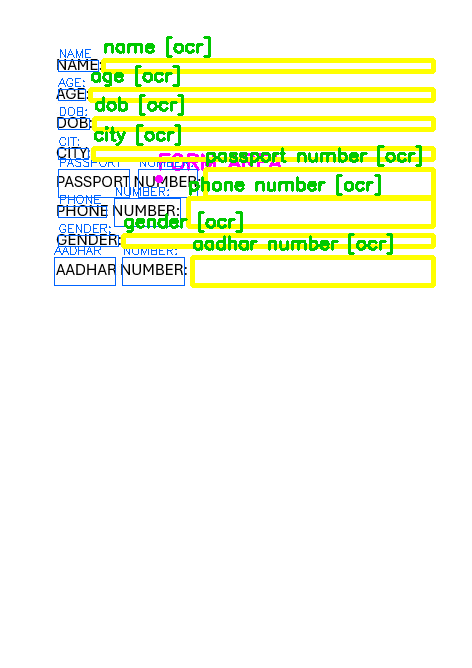
#> input picture output/debug_overlay.png, 472 x 668 px
$ python debug_form.py output/debug_overlay.png output/debug_overlay.png
#> lines starting #> are read from the running program, lines starting #| are printed output that depends on the picture; after the words box and inside, x2 and y2 are one past the last pixel; in counts of white or black regions, pixels touching at a corner belong together
#> in main, img is the input picture: shape (668, 472, 3); mean B, G, R 229.2, 250.4, 245.2
### modules/form_scanner.py
"""
Form scanner module.

Strategy:
  1. Preprocess the image (grayscale, deskew, denoise, threshold).
  2. Run Tesseract with bounding boxes to detect label text ("name:", "age:", etc.).
  3. For each detected label, the blank space is to the RIGHT of it on the same line.
  4. If OCR confidence is low or labels are missing, fall back to a template JSON
     that maps known labels -> (x_mm, y_mm, width_mm) coordinates.
  5. Convert all pixel coords to millimetres on the paper.
"""

import json
import re
from pathlib import Path

import cv2
import numpy as np

try:
    import pytesseract
    HAVE_TESSERACT = True
except ImportError:
    HAVE_TESSERACT = False

from .config import OCRConfig, get_field_type


# Labels we care about (lowercased, ":" stripped).
KNOWN_LABELS = {
    # Personal
    "name", "first name", "last name", "father's name", "mother's name",
    "age", "gender", "date", "dob", "date of birth",
    # Location
    "place", "city", "state", "country", "address", "pin code", "zip code",
    "postal code",
    # Contact
    "phone no", "phone number", "mobile", "mobile number", "email",
    # Identity / IDs
    "aadhar number", "aadhaar number", "aadhar", "aadhaar",
    "passport number", "passport",
    "pan number", "pan",
    "voter id", "license number", "driving license",
    # Education / work
    "occupation", "qualification", "company", "designation",
}

# Minimum OCR confidence to trust a detected label.
# Lower means more permissive (catches short labels like "DOB" but may
# also pick up garbage). 40 is a good balance for printed forms.
MIN_LABEL_CONFIDENCE = 40


def preprocess(img_bgr: np.ndarray) -> np.ndarray:
    """
    Grayscale + lighting normalization + adaptive threshold.

    Tuned to be robust on:
    - Clean digital scans (works as before)
    - Camera photos of paper with uneven lighting / shadows
    - Slightly out-of-focus shots
    - Lighter or darker pen strokes
    """
    gray = cv2.cvtColor(img_bgr, cv2.COLOR_BGR2GRAY)
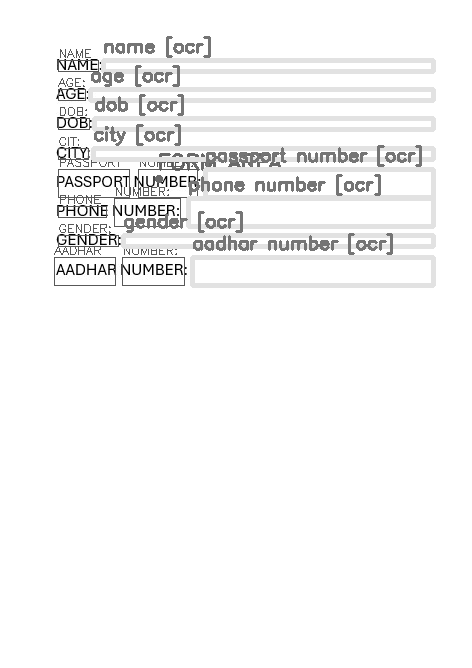
#> gray: shape (668, 472); min 0, max 255, mean 246.4

    # Lighting normalization: divide by a heavy blur to flatten shadows.
    # Crucial for camera photos where one corner is darker than another.
    blur = cv2.GaussianBlur(gray, (51, 51), 0)
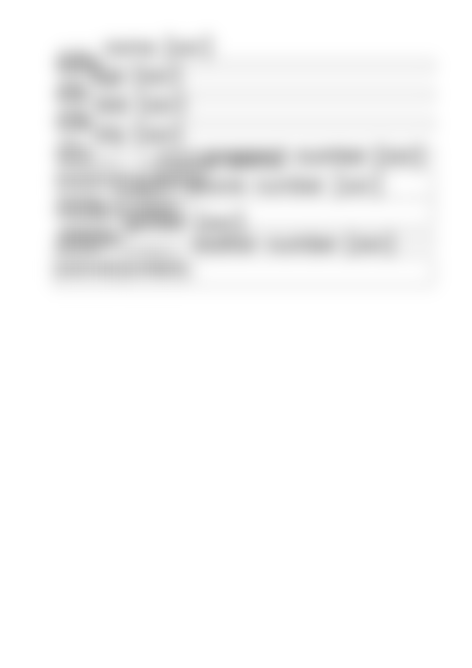
#> blur: shape (668, 472); min 177, max 255, mean 246.4
    # Avoid divide-by-zero
    blur = np.where(blur == 0, 1, blur)
    normalized = np.clip((gray.astype(np.float32) / blur) * 128, 0, 255).astype(np.uint8)
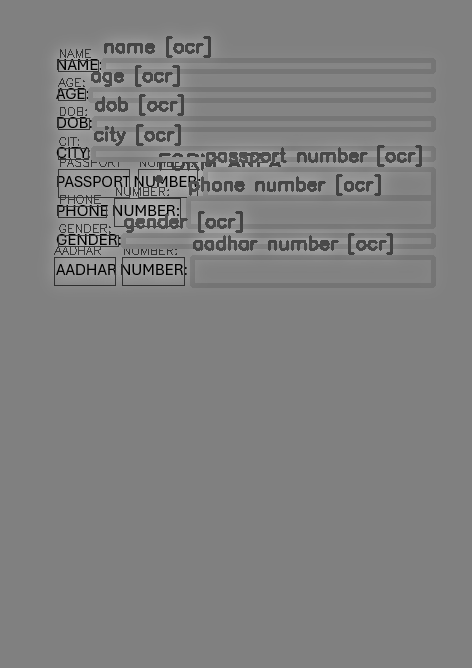
#> normalized: shape (668, 472); min 0, max 183, mean 127.8

    # Bilateral filter: denoise but preserve edges (text strokes, lines)
    smoothed = cv2.bilateralFilter(normalized, d=7, sigmaColor=50, sigmaSpace=50)

    # Otsu threshold gives a clean binary; works well on the normalized image
    _, binary = cv2.threshold(smoothed, 0, 255,
                              cv2.THRESH_BINARY + cv2.THRESH_OTSU)
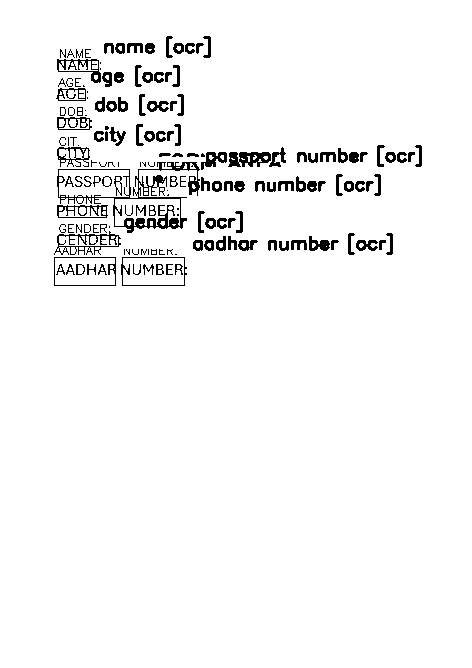
#> binary: shape (668, 472); 96% white; 162 black regions (34 under 20 px), largest, box (x1, y1, x2, y2) and area: (57, 162, 200, 233) 1829, (54, 231, 121, 255) 458, (228, 152, 271, 167) 444

    # Drop tiny specks
    kernel = cv2.getStructuringElement(cv2.MORPH_RECT, (2, 2))
    cleaned = cv2.morphologyEx(binary, cv2.MORPH_OPEN, kernel)
#> cleaned: shape (668, 472); 95.8% white; 87 black regions (11 under 20 px), largest, box (x1, y1, x2, y2) and area: (58, 153, 228, 234) 2712, (55, 225, 122, 256) 659, (229, 148, 287, 168) 627
    return cleaned


# [17 lines left out: function deskew, not called in this run]


# OCR commonly misreads short labels. Map common misreads to the canonical label.
# Add to this map as you encounter new misreads in your real-world forms.
OCR_ALIASES = {
    "0ob": "dob",
    "d0b": "dob",
    "ddb": "dob",
    "do8": "dob",
    "dos": "dob",
    "doa": "dob",
    "dob,": "dob",
    "n4me": "name",
    "nane": "name",
    "narne": "name",
    "agc": "age",
    "agt": "age",
    "ace": "age",        # AGE often misread as ACE on photos
    "c1ty": "city",
    "ctty": "city",
    "cit": "city",       # CITY often gets cut to CIT:
    "cilty": "city",
    "phon3": "phone",
    "gendcr": "gender",
    "gende": "gender",
    "render": "gender",
    "aadhaar": "aadhar",
    "aadhar:": "aadhar",
}


# [8 lines left out: function normalize_label, not called in this run]


def detect_horizontal_lines(img_bgr: np.ndarray, ocr_cfg: OCRConfig) -> list:
    """
    Find horizontal lines (form blanks/underlines) in the image.

    Returns a list of (x1, y, x2) tuples in pixel coordinates.

    A real form blank line is THIN (≤1mm tall) and LONG (≥30mm).
    Bold label text rows can look like horizontal bars after morphology,
    so this function uses two strict tests:
      1. The component must have a very high width-to-height ratio (≥30:1)
      2. The component must be thinner than typical text (≤1mm)
    These together reliably reject text rows while keeping real underscores.
    """
    gray = cv2.cvtColor(img_bgr, cv2.COLOR_BGR2GRAY)

    # Lighting normalization (matches preprocess())
    blur = cv2.GaussianBlur(gray, (51, 51), 0)
    blur = np.where(blur == 0, 1, blur)
    normalized = np.clip((gray.astype(np.float32) / blur) * 128, 0, 255).astype(np.uint8)

    _, binary = cv2.threshold(normalized, 0, 255,
                              cv2.THRESH_BINARY_INV + cv2.THRESH_OTSU)

    # Suppress text by removing tall vertical strokes first.
    # Most letters have vertical strokes ≥2mm tall; we erode those away.
    text_height_px = max(2, int(ocr_cfg.px_per_mm * 1.5))
    vert_kernel = cv2.getStructuringElement(cv2.MORPH_RECT, (1, text_height_px))
    text_suppressed = cv2.morphologyEx(binary, cv2.MORPH_OPEN, vert_kernel)
    # text_suppressed still contains tall things — but we want to KEEP horizontal
    # thin lines, so subtract this from the original to remove text:
    text_only = cv2.dilate(text_suppressed, np.ones((3,3), np.uint8))
    lines_only = cv2.subtract(binary, text_only)

    # Now keep only long horizontal runs in lines_only.
    # Real form underlines are at least 30mm long.
    min_line_width_px = int(30 * ocr_cfg.px_per_mm)
    horiz_kernel = cv2.getStructuringElement(cv2.MORPH_RECT, (min_line_width_px, 1))
    horizontal = cv2.morphologyEx(lines_only, cv2.MORPH_OPEN, horiz_kernel)

    num_labels, labels, stats, _ = cv2.connectedComponentsWithStats(
        horizontal, connectivity=8)

    lines = []
    max_line_thickness_px = max(2, int(ocr_cfg.px_per_mm * 1.0))   # ≤1 mm
    for i in range(1, num_labels):
        x, y, w, h, area = stats[i]
        # Strict thickness test: real underlines are very thin
        if h > max_line_thickness_px:
            continue
        if w < min_line_width_px:
            continue
        # Strict aspect ratio: real lines are at least 30× wider than tall
        if w < h * 30:
            continue
        lines.append((int(x), int(y + h / 2), int(x + w)))

    lines.sort(key=lambda L: L[1])
    return lines


# [335 lines left out: functions find_line_for_label, detect_fields_ocr, detect_fields_ocr_px, load_template, merge_fields, not called in this run]


def find_form_bounding_box(img_bgr: np.ndarray) -> tuple:
    """
    Find the bounding box that contains all the form content (text + lines).

    Returns (left, top, right, bottom) in pixel coordinates, defining
    the area of the image that contains actual form content. This works
    regardless of whether the image is a screenshot, photo, or scan,
    or whether the surrounding margins are different sizes.
    """
    gray = cv2.cvtColor(img_bgr, cv2.COLOR_BGR2GRAY)
    blur = cv2.GaussianBlur(gray, (51, 51), 0)
    blur = np.where(blur == 0, 1, blur)
    normalized = np.clip((gray.astype(np.float32) / blur) * 128, 0, 255).astype(np.uint8)
    _, binary = cv2.threshold(normalized, 0, 255,
                              cv2.THRESH_BINARY_INV + cv2.THRESH_OTSU)
#> binary: shape (668, 472); 4% white; 165 white regions (37 under 20 px), largest, box (x1, y1, x2, y2) and area: (57, 162, 200, 233) 1858, (54, 231, 121, 255) 483, (228, 152, 271, 167) 444

    # Drop tiny specks (noise)
    kernel = cv2.getStructuringElement(cv2.MORPH_RECT, (3, 3))
    cleaned = cv2.morphologyEx(binary, cv2.MORPH_OPEN, kernel)
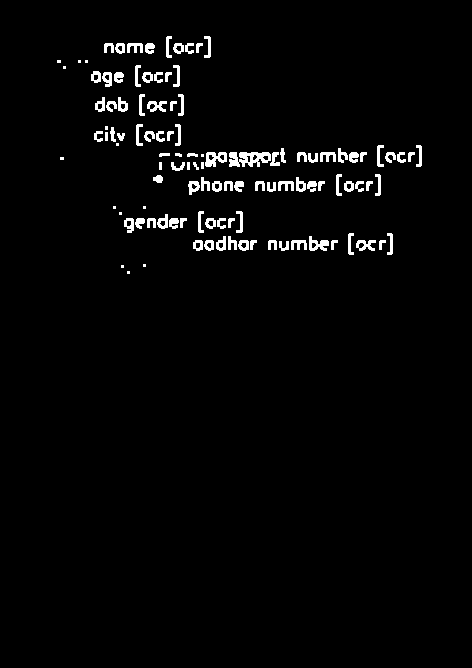
#> cleaned: shape (668, 472); 2.4% white; 113 white regions (14 under 20 px), largest, box (x1, y1, x2, y2) and area: (229, 152, 271, 167) 433, (205, 152, 227, 167) 210, (309, 236, 329, 251) 171

    coords = cv2.findNonZero(cleaned)
#> coords = contour of 7724 points, box (x1, y1, x2, y2) (57, 36, 422, 274), area 13490
    if coords is None:
        h, w = img_bgr.shape[:2]
        return (0, 0, w, h)
    x, y, w, h = cv2.boundingRect(coords)
#> x = 57; y = 36; w = 365; h = 238
    return (x, y, x + w, y + h)


# [96 lines left out: function scan_form, not called in this run]

### modules/config.py
"""
Central configuration. Tweak these to match your physical setup.
All dimensions in millimetres unless noted.
"""

from dataclasses import dataclass


@dataclass
class PaperConfig:
    # A4 portrait by default
    width_mm: float = 210.0
    height_mm: float = 297.0
    # Origin offset: where (0,0) of paper sits in the robot's base frame.
    # Calibrate this by jogging the arm to the top-left corner of the paper.
    origin_x_mm: float = 0.0
    origin_y_mm: float = 0.0
    # Paper Z height in robot frame (the surface where the pen tip lands).
    surface_z_mm: float = 0.0


@dataclass
class PenConfig:
    # Z lift above paper for travel moves (pen up)
    travel_z_mm: float = 5.0
    # Z dip below the surface for firm contact (set 0 if your pen is spring-loaded)
    write_z_mm: float = 0.0
    # Feedrates (mm/min)
    travel_feed: float = 3000.0   # G0 / fast moves with pen up
    write_feed: float = 1500.0    # G1 / writing moves with pen down
    z_feed: float = 1000.0        # pen up/down moves
    # Glyph stroke spacing
    char_spacing_mm: float = 1.5  # gap between characters
    line_spacing_mm: float = 8.0  # gap between lines if text wraps


@dataclass
class OCRConfig:
    # Pixel-to-mm scale for the form image. If unknown, set via DPI.
    # 200 DPI -> 1 mm = 200/25.4 ≈ 7.874 px
    dpi: float = 200.0

    @property
    def px_per_mm(self) -> float:
        return self.dpi / 25.4

    def px_to_mm(self, px: float) -> float:
        return px / self.px_per_mm


# Field labels -> expected input type (used by STT for constrained recognition)
FIELD_TYPE_HINTS = {
    # Personal
    "name": "text",
    "first name": "text",
    "last name": "text",
    "father's name": "text",
    "mother's name": "text",
    "age": "digits",
    "gender": "choice:male,female,other",
    "date": "date",
    "dob": "date",
    "date of birth": "date",
    # Location
    "place": "text",
    "city": "text",
    "state": "text",
    "country": "text",
    "address": "text",
    "pin code": "digits",
    "zip code": "digits",
    "postal code": "digits",
    # Contact
    "phone no": "digits",
    "phone number": "digits",
    "mobile": "digits",
    "mobile number": "digits",
    "email": "email",
    # Identity / IDs (all numeric)
    "aadhar number": "digits",
    "aadhaar number": "digits",
    "aadhar": "digits",
    "aadhaar": "digits",
    "passport number": "text",        # alphanumeric
    "passport": "text",
    "pan number": "text",             # alphanumeric (e.g. ABCDE1234F)
    "pan": "text",
    "voter id": "text",
    "license number": "text",
    "driving license": "text",
    # Education / work
    "occupation": "text",
    "qualification": "text",
    "company": "text",
    "designation": "text",
}


def get_field_type(label: str) -> str:
    return FIELD_TYPE_HINTS.get(label.strip().lower(), "text")

### debug_form.py
"""
Diagnostic tool — overlays detected fields on the input image so you can
SEE exactly what OCR + line detection found, without running the full
voice/G-code pipeline.

Usage:
    python debug_form.py inputs/your_photo.jpg

Produces output/debug_overlay.png showing:
- Green boxes around detected labels (with the label text)
- Red horizontal lines where the line detector saw blanks
- Yellow boxes showing where the system will write each answer
"""

import sys
from pathlib import Path

import cv2
import numpy as np

sys.path.insert(0, str(Path(__file__).resolve().parent))

from modules.form_scanner import (
    detect_horizontal_lines, detect_fields_ocr_px,
    scan_form, preprocess, find_form_bounding_box
)
from modules.config import OCRConfig

import pytesseract


def main(image_path: str, template_path: str = "templates/standard_form.json"):
    img = cv2.imread(image_path)
    if img is None:
        print(f"ERROR: Could not load image {image_path}")
        sys.exit(1)

    cfg = OCRConfig()
    overlay = img.copy()

    # 1. Show the preprocessed binary
    pre = preprocess(img)
    Path("output").mkdir(exist_ok=True)
    cv2.imwrite("output/debug_preprocessed.png", pre)
    print(f"  Preprocessed binary -> output/debug_preprocessed.png")

    # 1.5 Show the form bounding box in MAGENTA
    fbb = find_form_bounding_box(img)
#> fbb = (57, 36, 422, 274)
    cv2.rectangle(overlay, (fbb[0], fbb[1]), (fbb[2], fbb[3]), (255, 0, 255), 4)
    cv2.putText(overlay, "FORM AREA",
                (fbb[0], max(0, fbb[1] - 8)),
                cv2.FONT_HERSHEY_SIMPLEX, 0.7, (255, 0, 255), 2)
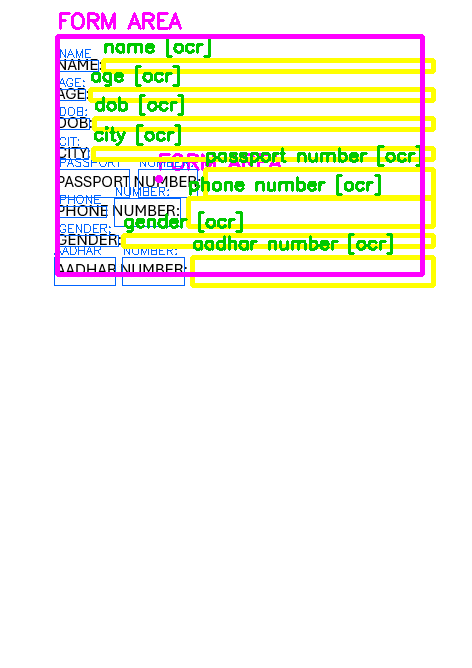
#> overlay: shape (668, 472, 3); mean B, G, R 229.7, 245, 245.6
    print(f"  Form bounding box: ({fbb[0]}, {fbb[1]}) to ({fbb[2]}, {fbb[3]})")
#|   Form bounding box: (57, 36) to (422, 274)

    # 2. Draw all detected horizontal lines in RED
    lines = detect_horizontal_lines(img, cfg)
#> in detect_horizontal_lines, `text_suppressed = cv2.morphologyEx(binary, cv2.MORPH_OPEN, vert_kernel)`: text_suppressed: shape (668, 472); 1.2% white in thin lines or dots, all inside (x1, y1, x2, y2) = (54, 36, 422, 286)
#> in detect_horizontal_lines, `text_only = cv2.dilate(text_suppressed, np.ones((3,3), np.uint8))`: text_only: shape (668, 472); 2.9% white; 146 white regions, largest, box (x1, y1, x2, y2) and area: (222, 234, 232, 252) 172, (125, 168, 131, 200) 135, (134, 168, 140, 200) 135
#> in detect_horizontal_lines, `lines_only = cv2.subtract(binary, text_only)`:
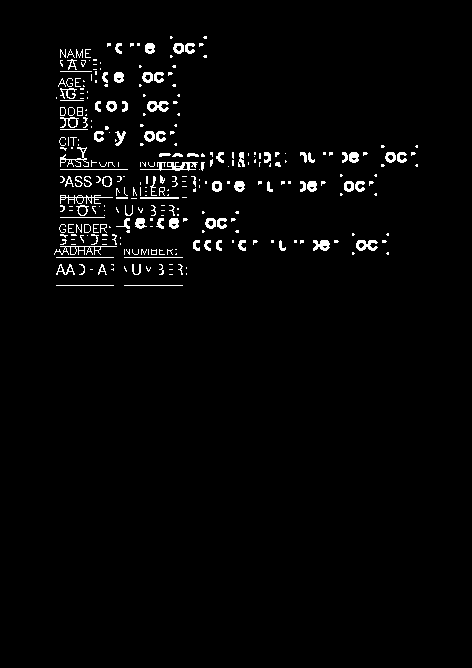
#> lines_only: shape (668, 472); 2.3% white in thin lines or dots, all inside (x1, y1, x2, y2) = (54, 36, 418, 286)
#> in detect_horizontal_lines, `horizontal = cv2.morphologyEx(lines_only, cv2.MORPH_OPEN, horiz_kernel)`: horizontal: shape (668, 472); every value is 0
#> in detect_horizontal_lines, `num_labels, labels, stats, _ = cv2.connectedComponentsWithStats( horiz..`: labels: shape (668, 472) int32; every value is 0
#> in detect_horizontal_lines, `num_labels, labels, stats, _ = cv2.connectedComponentsWithStats( horiz..`: num_labels = 1; stats = [[0, 0, 472, 668, 315296]]
#> after the loop in detect_horizontal_lines, `for i in range(1, num_labels):`: lines = []
#> lines = []
    print(f"\n  Detected {len(lines)} horizontal line(s):")
#|   Detected 0 horizontal line(s):
    for i, (x1, y, x2) in enumerate(lines):
        cv2.line(overlay, (x1, y), (x2, y), (0, 0, 255), 3)
        cv2.putText(overlay, f"line{i}", (x1 + 5, y - 5),
                    cv2.FONT_HERSHEY_SIMPLEX, 0.5, (0, 0, 255), 1)
#> this loop made 0 passes

    # 3. Draw all OCR-detected words in BLUE
    data = pytesseract.image_to_data(pre, output_type=pytesseract.Output.DICT)
    print(f"\n  Tesseract words (conf >= 30):")
    for i, t in enumerate(data['text']):
        word = t.strip()
        if not word:
            continue
        try:
            conf = float(data['conf'][i])
        except ValueError:
            continue
        if conf < 30:
            continue
        x, y, w, h = (data['left'][i], data['top'][i],
                      data['width'][i], data['height'][i])
        cv2.rectangle(overlay, (x, y), (x + w, y + h), (255, 100, 0), 1)
        cv2.putText(overlay, f"{word}", (x, max(0, y - 3)),
                    cv2.FONT_HERSHEY_SIMPLEX, 0.4, (255, 100, 0), 1)
        print(f"    {word!r:<25} conf={conf:>4.0f}")

    # 4. Run pixel-space field detection and draw YELLOW boxes there
    px_fields = detect_fields_ocr_px(img, cfg)
    print(f"\n  Pixel-space accepted fields: {len(px_fields)}")
    for f in px_fields:
        x_px = int(f['x_px'])
        y_px = int(f['y_px'])
        w_px = int(f['w_px'])
        h_px = int(f['h_px'])
        top = max(0, y_px - h_px)
        cv2.rectangle(overlay, (x_px, top), (x_px + w_px, y_px), (0, 255, 255), 3)
        cv2.putText(overlay, f"{f['label']} [{f['source']}]",
                    (x_px, max(0, top - 8)),
                    cv2.FONT_HERSHEY_SIMPLEX, 0.6, (0, 200, 0), 2)
        print(f"    {f['label']:<18} src={f['source']:<10} "
              f"px=({x_px},{y_px}) w={w_px}px")

    # 5. Now also run scan_form (which scales to target paper) for the final mm coords
    print(f"\n  Final mm coordinates on target A4 paper:")
    final_fields = scan_form(image_path)
    for f in final_fields:
        print(f"    {f['label']:<18} @ ({f['x_mm']:.1f}, {f['y_mm']:.1f}) mm  w={f['width_mm']:.1f}mm")

    out = "output/debug_overlay.png"
    cv2.imwrite(out, overlay)
    print(f"\n  Overlay -> {out}")
    print("\n  Color key:")
    print("    Magenta box  = form bounding box (auto-detected content area)")
    print("    Blue boxes   = words Tesseract saw")
    print("    Red lines    = horizontal blank lines detected")
    print("    Yellow boxes = where the arm WILL write (in image pixel space)")


if __name__ == "__main__":
    if len(sys.argv) < 2:
        print("Usage: python debug_form.py inputs/your_photo.jpg [templates/standard_form.json]")
        sys.exit(1)
    image = sys.argv[1]
    template = sys.argv[2] if len(sys.argv) > 2 else "templates/standard_form.json"
    main(image, template)
#> (the call stopped at in main, `data = pytesseract.image_to_data(pre, output_type=pytesseract.Output.D..`: pytesseract is not available in this run)
